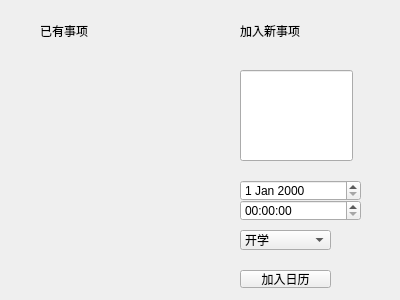
<?xml version="1.0" encoding="UTF-8"?>
<ui version="4.0">
 <class>ModEvent</class>
 <widget class="QWidget" name="ModEvent">
  <property name="geometry">
   <rect>
    <x>0</x>
    <y>0</y>
    <width>400</width>
    <height>300</height>
   </rect>
  </property>
  <property name="windowTitle">
   <string>修改日程</string>
  </property>
  <widget class="QDateEdit" name="inputdate">
   <property name="geometry">
    <rect>
     <x>240</x>
     <y>180</y>
     <width>121</width>
     <height>21</height>
    </rect>
   </property>
  </widget>
  <widget class="QTimeEdit" name="inputtime">
   <property name="geometry">
    <rect>
     <x>240</x>
     <y>200</y>
     <width>121</width>
     <height>21</height>
    </rect>
   </property>
  </widget>
  <widget class="QPushButton" name="pushButton_add">
   <property name="geometry">
    <rect>
     <x>240</x>
     <y>270</y>
     <width>91</width>
     <height>18</height>
    </rect>
   </property>
   <property name="text">
    <string>加入日历</string>
   </property>
  </widget>
  <widget class="QComboBox" name="comboBox_moodchange">
   <property name="geometry">
    <rect>
     <x>240</x>
     <y>230</y>
     <width>91</width>
     <height>20</height>
    </rect>
   </property>
   <item>
    <property name="text">
     <string>开学</string>
    </property>
   </item>
   <item>
    <property name="text">
     <string>焦虑</string>
    </property>
   </item>
  </widget>
  <widget class="QLabel" name="label">
   <property name="geometry">
    <rect>
     <x>240</x>
     <y>20</y>
     <width>101</width>
     <height>21</height>
    </rect>
   </property>
   <property name="text">
    <string>加入新事项</string>
   </property>
  </widget>
  <widget class="QLabel" name="label_2">
   <property name="geometry">
    <rect>
     <x>40</x>
     <y>20</y>
     <width>51</width>
     <height>21</height>
    </rect>
   </property>
   <property name="text">
    <string>已有事项</string>
   </property>
  </widget>
  <widget class="QLineEdit" name="WriteEve">
   <property name="geometry">
    <rect>
     <x>240</x>
     <y>70</y>
     <width>113</width>
     <height>91</height>
    </rect>
   </property>
  </widget>
 </widget>
 <resources/>
 <connections/>
</ui>
